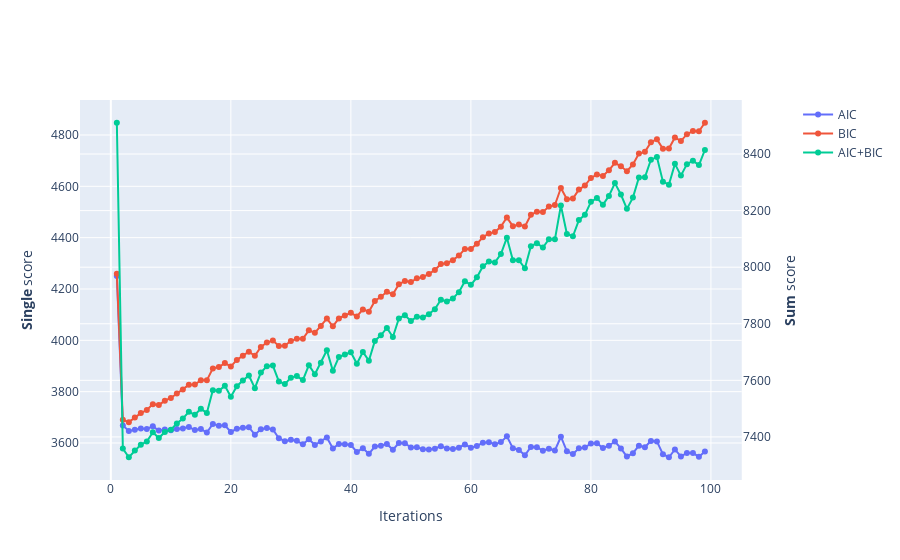

Notebook code cell kept with this figure:
### Code cell
df_rt = HMM_stock_predictor.data.copy()
Y = df_rt['return'].values.reshape(-1,1)

L= np.arange(1,100,1)
clfs= [GMM(n,covariance_type='full').fit(Y) for n in L]
aics= np.array([clf.aic(Y) for clf in clfs])
bics= np.array([clf.bic(Y) for clf in clfs])


fig = make_subplots(specs=[[{"secondary_y": True}]])
fig.add_trace(go.Scatter(x=L, y=aics,
                      mode='lines+markers',
                    name='AIC'),secondary_y=False,)

fig.add_trace(go.Scatter(x=L, y=bics,
                    mode='lines+markers',
                    name='BIC'),secondary_y=False,)

fig.add_trace(go.Scatter(x=L, y=(aics+bics),
                    mode='lines+markers',
                    name='AIC+BIC'),secondary_y=True,)

# Set x-axis title
fig.update_xaxes(title_text="Iterations")
# Set y-axes titles
fig.update_yaxes(title_text="<b>Single</b> score", secondary_y=False)
fig.update_yaxes(title_text="<b>Sum</b> score", secondary_y=True)

fig.show()
